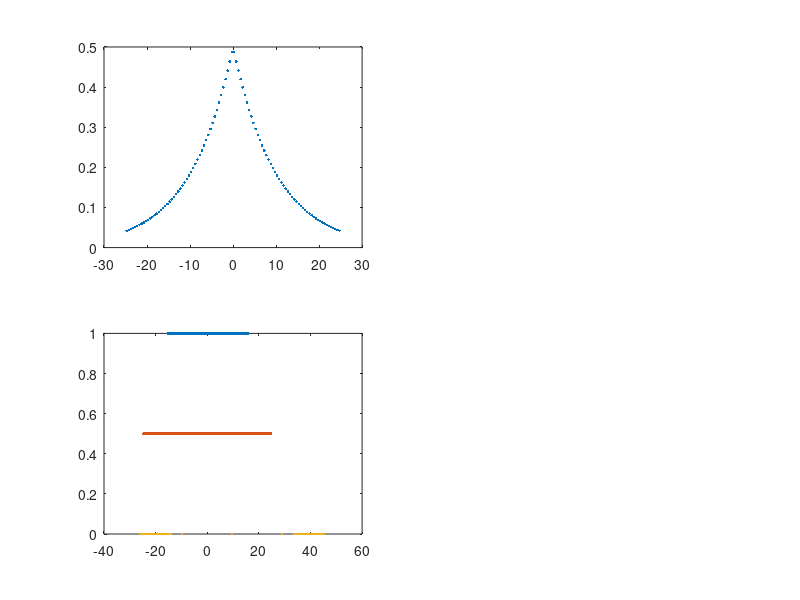

The MATLAB script that drew this image:
% Frame_dragging_spinor_test2

clear
clc

N_grid_points = 100;
d0 = 0.5;
delta_x0 = d0*ones(N_grid_points,1);
sx0 = cumsum(delta_x0) - d0/2;

x0 = sx0 - mean(sx0);

lambda = 0.1;
rho_0 = 1;
delta_rho_xp = d0*rho_0*exp(-abs(lambda*x0));
delta_xp = delta_x0 - delta_rho_xp;

%%%
delta_rho_xm = rho_0.*(2 - rho_0./delta_rho_xp);
delta_xm = delta_x0.*(2 - delta_x0./delta_xp);
%%%
sxp = cumsum(delta_xp);
sxm = cumsum(delta_xm);

center_index1 = N_grid_points/2;
center_index2 = N_grid_points/2 + 1;
xp = sxp - mean([sxp(center_index1), sxp(center_index2)]);
xm = sxm - mean([sxm(center_index1), sxm(center_index2)]);

figure(11)
subplot(2,2,1)
plot(x0, delta_rho_xp, '.')

% subplot(2,2,2)
% plot(x0, delta_rho_xm, '.')

subplot(2,2,3)
% plot(sx, ones(size(sx)), '.')
plot(xp, ones(size(xp)), '.')
hold on
plot(x0, 0.5*ones(size(xm)), '.')
plot(xm, 0*ones(size(xm)), '.')
hold off
% xlim([min(x0), max(x0)])



